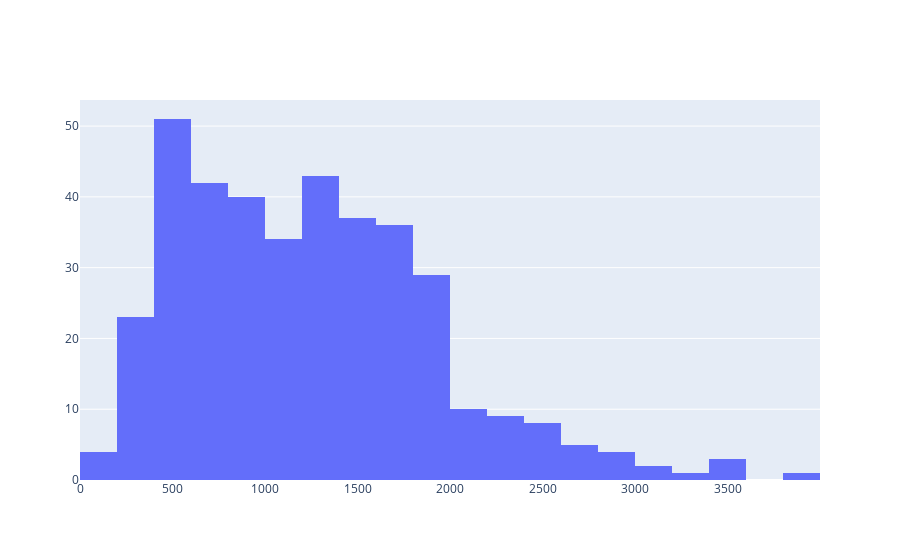

The notebook cell this image was saved under:
### Code cell
fig = go.Figure(data=[go.Histogram(x=abstract_length_list)])
fig.show()

### Figure 1 — Plotly figure (JSON) as saved in the notebook; plotly's stock layout.template omitted (floating-point values rounded to 4 significant figures; data arrays with more than 128 entries replaced by an {"elided": "..."} marker saying what was removed)
{"data": [{"type": "histogram", "x": {"elided": "382 int values"}}], "layout": {}}
